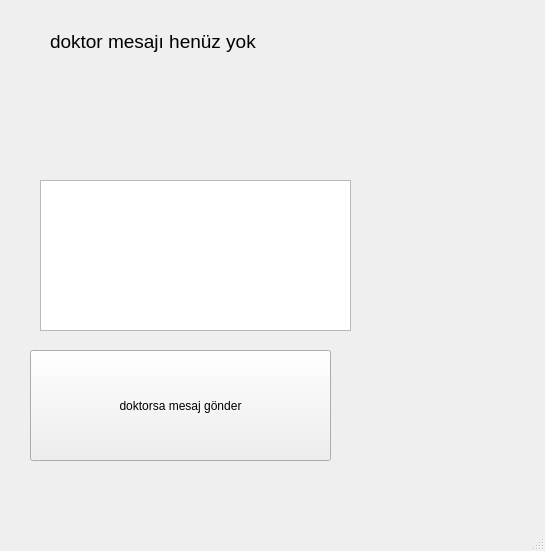
<?xml version="1.0" encoding="UTF-8"?>
<ui version="4.0">
 <class>MainWindow</class>
 <widget class="QMainWindow" name="MainWindow">
  <property name="geometry">
   <rect>
    <x>0</x>
    <y>0</y>
    <width>545</width>
    <height>551</height>
   </rect>
  </property>
  <property name="windowTitle">
   <string>hasta paneli</string>
  </property>
  <widget class="QWidget" name="centralwidget">
   <widget class="QLabel" name="label">
    <property name="geometry">
     <rect>
      <x>50</x>
      <y>30</y>
      <width>391</width>
      <height>91</height>
     </rect>
    </property>
    <property name="font">
     <font>
      <pointsize>14</pointsize>
     </font>
    </property>
    <property name="text">
     <string>doktor mesajı henüz yok</string>
    </property>
    <property name="alignment">
     <set>Qt::AlignLeading|Qt::AlignLeft|Qt::AlignTop</set>
    </property>
    <property name="wordWrap">
     <bool>true</bool>
    </property>
   </widget>
   <widget class="QTextEdit" name="textEdit">
    <property name="geometry">
     <rect>
      <x>40</x>
      <y>180</y>
      <width>311</width>
      <height>151</height>
     </rect>
    </property>
   </widget>
   <widget class="QPushButton" name="pushButton">
    <property name="geometry">
     <rect>
      <x>30</x>
      <y>350</y>
      <width>301</width>
      <height>111</height>
     </rect>
    </property>
    <property name="text">
     <string>doktorsa mesaj gönder</string>
    </property>
   </widget>
  </widget>
  <widget class="QMenuBar" name="menubar">
   <property name="geometry">
    <rect>
     <x>0</x>
     <y>0</y>
     <width>545</width>
     <height>26</height>
    </rect>
   </property>
  </widget>
  <widget class="QStatusBar" name="statusbar"/>
 </widget>
 <resources/>
 <connections/>
</ui>
